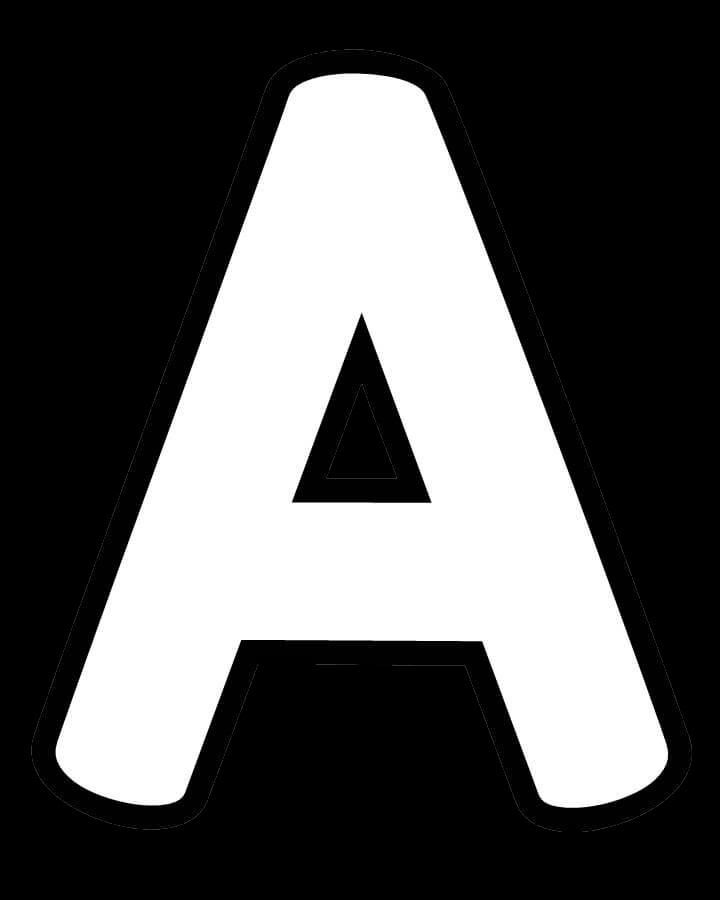
#> input picture src/test/A.bmp, 720 x 900 px
$ python -i preprocess.py   (imports and definitions only)
#> lines starting #> are read from the running program, lines starting #| are printed output that depends on the picture
#> further down, picture is the input picture: shape (900, 720, 3); min 0, max 255, mean 86.2
import cv2


PX_SIZE = 28  # since the input images in the data set used to train were 28x28
PX_VAL = 255  # Max pixel value for grayscale image


def preprocess(baseImg):
    # resize the image
    dispResize = cv2.resize(baseImg, (200, 200))  # Larger for display to GUI
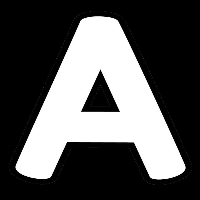
#> dispResize: shape (200, 200, 3); min 0, max 255, mean 86
    inputResize = cv2.resize(baseImg, (PX_SIZE, PX_SIZE))  # For classification
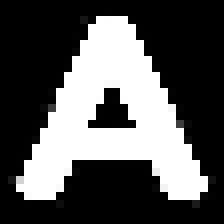
#> inputResize: shape (28, 28, 3) (shown 8 times larger); min 0, max 255, mean 86.5

    # Rearrange colour channels for displaying on GUI
    b, g, r = cv2.split(dispResize)
    dispImg = cv2.merge((r, g, b))

    # Now for processing the image to be classified...
    # First convert resized image to grayscale (Normalization)
    grayImage = cv2.cvtColor(inputResize, cv2.COLOR_BGR2GRAY)
    # Flatten Image into one array
    inputImg = grayImage.flatten()
#> inputImg = 784 values, max 255 at index 68, min 0 at index 0, mean 86.55
    # Change scale of image data from 0-255 to 0-1
    inputImg = inputImg.astype('float32')/PX_VAL
#> inputImg = 784 values, max 1 at index 68, min 0 at index 0, mean 0.339

    return dispImg, inputImg

>>> import cv2
>>> picture = cv2.imread('test/A.bmp')
>>> result = preprocess(picture)

$ run again, on src/test/ABC.jpg
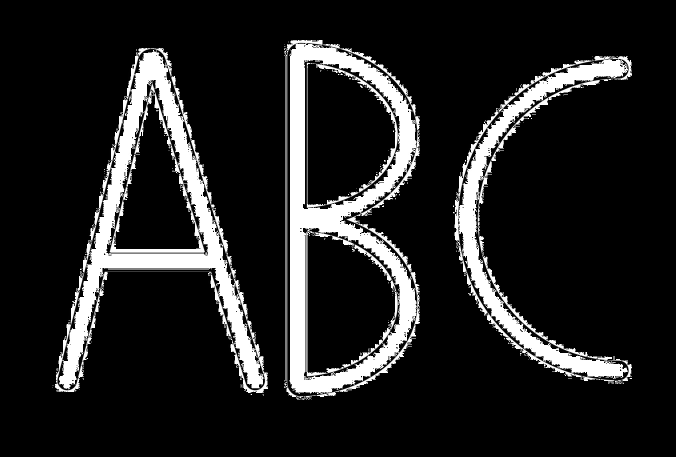
#> input picture src/test/ABC.jpg, 1352 x 914 px (shown at 1/2 size)
#> picture is the input picture: shape (914, 1352, 3); min 0, max 255, mean 34.5
#> in preprocess, `dispResize = cv2.resize(baseImg, (200, 200))`:
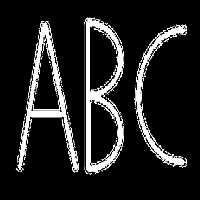
#> dispResize: shape (200, 200, 3); min 0, max 255, mean 34.4
#> in preprocess, `inputResize = cv2.resize(baseImg, (PX_SIZE, PX_SIZE))`:
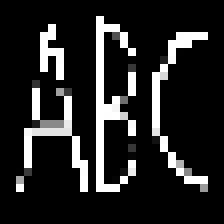
#> inputResize: shape (28, 28, 3) (shown 8 times larger); min 0, max 255, mean 37.3
#> in preprocess, `inputImg = grayImage.flatten()`: inputImg = 784 values, max 255 at index 90, min 0 at index 0, mean 37.32
#> in preprocess, `inputImg = inputImg.astype('float32')/PX_VAL`: inputImg = 784 values, max 1 at index 90, min 0 at index 0, mean 0.146
